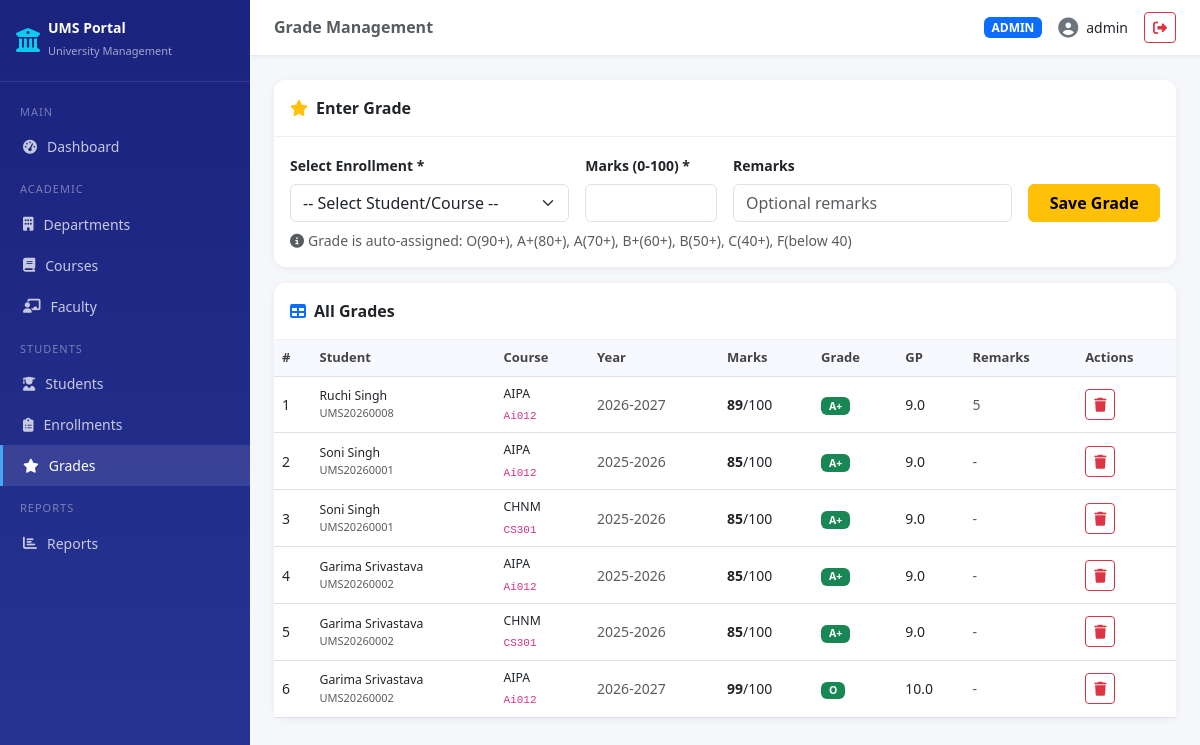
Page /grades (signed in) on the committed database.
### tables this page shows
CREATE TABLE grades (
                    grade_id       INTEGER PRIMARY KEY AUTOINCREMENT,
                    enrollment_id  INTEGER NOT NULL UNIQUE,
                    marks_obtained INTEGER,
                    grade          TEXT,
                    remarks        TEXT,
                    recorded_on    TEXT DEFAULT (datetime('now')),
                    FOREIGN KEY (enrollment_id) REFERENCES enrollments(enrollment_id) ON DELETE CASCADE
                );

CREATE TABLE students (
                    student_id     INTEGER PRIMARY KEY AUTOINCREMENT,
                    enrollment_no  TEXT NOT NULL UNIQUE,
                    first_name     TEXT NOT NULL,
                    last_name      TEXT NOT NULL,
                    email          TEXT NOT NULL UNIQUE,
                    phone          TEXT,
                    dob            TEXT,
                    gender         TEXT,
                    dept_id        INTEGER NOT NULL,
                    semester       INTEGER NOT NULL,
                    admission_year INTEGER NOT NULL,
                    status         TEXT DEFAULT 'Active',
                    created_at     TEXT DEFAULT (datetime('now')),
                    FOREIGN KEY (dept_id) REFERENCES departments(dept_id)
                );

CREATE TABLE courses (
                    course_id   INTEGER PRIMARY KEY AUTOINCREMENT,
                    course_name TEXT NOT NULL,
                    course_code TEXT NOT NULL UNIQUE,
                    credits     INTEGER NOT NULL,
                    dept_id     INTEGER NOT NULL,
                    semester    INTEGER NOT NULL,
                    FOREIGN KEY (dept_id) REFERENCES departments(dept_id)
                );

CREATE TABLE enrollments (
                    enrollment_id INTEGER PRIMARY KEY AUTOINCREMENT,
                    student_id    INTEGER NOT NULL,
                    course_id     INTEGER NOT NULL,
                    academic_year TEXT NOT NULL,
                    semester      INTEGER NOT NULL,
                    enrolled_on   TEXT DEFAULT (datetime('now')),
                    UNIQUE(student_id, course_id, academic_year),
                    FOREIGN KEY (student_id) REFERENCES students(student_id) ON DELETE CASCADE,
                    FOREIGN KEY (course_id)  REFERENCES courses(course_id)  ON DELETE CASCADE
                );

CREATE TABLE grade_lookup (
                    grade       TEXT PRIMARY KEY,
                    grade_point REAL NOT NULL,
                    min_marks   INTEGER NOT NULL,
                    max_marks   INTEGER NOT NULL
                );

### app.py (the view, shortened to what this page needs)
@app.route('/grades', methods=['GET', 'POST'])
@login_required()
def grades():
    grades_list = db.fetch_all("""
        SELECT g.*, e.academic_year,
               s.first_name||' '||s.last_name as student_name, s.enrollment_no,
               c.course_name, c.course_code, gl.grade_point
        FROM grades g
        JOIN enrollments e ON g.enrollment_id=e.enrollment_id
        JOIN students s    ON e.student_id=s.student_id
        JOIN courses c     ON e.course_id=c.course_id
        LEFT JOIN grade_lookup gl ON g.grade=gl.grade
        ORDER BY g.recorded_on DESC
    """)
    enrollments_list = db.fetch_all("""
        SELECT e.enrollment_id,
               s.first_name||' '||s.last_name as student_name,
               s.enrollment_no, c.course_name, e.academic_year
        FROM enrollments e
        JOIN students s ON e.student_id=s.student_id
        JOIN courses c  ON e.course_id=c.course_id
        LEFT JOIN grades g ON e.enrollment_id=g.enrollment_id
        WHERE g.grade_id IS NULL
    """)
    return render_template('grades.html', grades=grades_list, enrollments=enrollments_list)

### app.py (called while the page is built)
def login_required(role=None):
    def decorator(f):
        @wraps(f)
        def wrapper(*args, **kwargs):
            if 'user_id' not in session:
                flash('Please login first!', 'warning')
                return redirect(url_for('login'))
            if role and session.get('role') != role and session.get('role') != 'admin':
                flash('Access denied!', 'danger')
                return redirect(url_for('dashboard'))
            return f(*args, **kwargs)
        return wrapper
    return decorator

    def get_connection(self):
        conn = sqlite3.connect(self.db_path)
        conn.row_factory = sqlite3.Row
        conn.execute("PRAGMA foreign_keys = ON")
        return conn

    def fetch_all(self, query, params=()):
        conn = self.get_connection()
        try:
            cur = conn.execute(query, params)
            return [dict(row) for row in cur.fetchall()]
        except sqlite3.Error as e:
            raise Exception(f"Fetch error: {e}")
        finally:
            conn.close()

### templates/grades.html (shortened to what this page needs)
{% extends "base.html" %}
{% block page_title %}Grade Management{% endblock %}
{% block content %}
{% if session.role in ('admin', 'faculty') %}
<div class="card mb-3">
    <div class="card-header py-3"><i class="fas fa-star me-2 text-warning"></i>Enter Grade</div>
    <div class="card-body">
        <form method="POST" class="row g-3">
            <div class="col-md-4">
                <label class="form-label small fw-semibold">Select Enrollment *</label>
                <select name="enrollment_id" class="form-select" required>
                    <option value="">-- Select Student/Course --</option>
                </select>
            </div>
            <div class="col-md-2">
                <label class="form-label small fw-semibold">Marks (0-100) *</label>
                <input type="number" name="marks" class="form-control" min="0" max="100" required>
            </div>
            <div class="col-md-4">
                <label class="form-label small fw-semibold">Remarks</label>
                <input type="text" name="remarks" class="form-control" placeholder="Optional remarks">
            </div>
            <div class="col-md-2 d-flex align-items-end">
                <button type="submit" class="btn btn-warning w-100 fw-semibold">Save Grade</button>
            </div>
        </form>
        <small class="text-muted mt-2 d-block">
            <i class="fas fa-info-circle me-1"></i>Grade is auto-assigned: O(90+), A+(80+), A(70+), B+(60+), B(50+), C(40+), F(below 40)
        </small>
    </div>
</div>
{% endif %}
<div class="card">
    <div class="card-header py-3"><i class="fas fa-table me-2 text-primary"></i>All Grades</div>
    <div class="card-body p-0">
        <table class="table table-hover mb-0">
            <thead>
                <tr><th>#</th><th>Student</th><th>Course</th><th>Year</th><th>Marks</th><th>Grade</th><th>GP</th><th>Remarks</th><th>Actions</th></tr>
            </thead>
            <tbody>
                {% for g in grades %}
                <tr>
                    <td>{{ loop.index }}</td>
                    <td>
                        <div class="small fw-medium">{{ g.student_name }}</div>
                        <div class="text-muted" style="font-size:11px">{{ g.enrollment_no }}</div>
                    </td>
                    <td>
                        <div class="small">{{ g.course_name }}</div>
                        <code style="font-size:11px">{{ g.course_code }}</code>
                    </td>
                    <td class="text-muted small">{{ g.academic_year }}</td>
                    <td><strong>{{ g.marks_obtained }}</strong>/100</td>
                    <td>
                        <span class="badge {% if g.grade in ['O','A+','A'] %}bg-success{% elif g.grade in ['B+','B'] %}bg-primary{% elif g.grade == 'C' %}bg-warning text-dark{% else %}bg-danger{% endif %} px-2">
                            {{ g.grade }}
                        </span>
                    </td>
                    <td>{{ g.grade_point }}</td>
                    <td class="text-muted small">{{ g.remarks or '-' }}</td>
                    <td>
                        {% if session.role in ('admin', 'faculty') %}
                        <a href="{{ url_for('delete_grade', grade_id=g.grade_id) }}"
                           class="btn btn-xs btn-outline-danger btn-sm"
                           onclick="return confirm('Delete this grade?')" title="Delete">
                            <i class="fas fa-trash"></i>
                        </a>
                        {% else %}
                        -
                        {% endif %}
                    </td>
                </tr>
                {% else %}
                <tr><td colspan="9" class="text-center text-muted py-4">No grades recorded yet</td></tr>
                {% endfor %}
            </tbody>
        </table>
    </div>
</div>
{% endblock %}

### templates/base.html (style rules this page uses)
:root { --primary: #1a237e; --secondary: #283593; --accent: #42a5f5; --sidebar-width: 250px; }
body { background: #f5f7fb; font-family: 'Segoe UI', sans-serif; }
.card { border: none; border-radius: 12px; box-shadow: 0 2px 8px rgba(0,0,0,.06); }
.card-header { background: white; border-bottom: 1px solid #f0f0f0; border-radius: 12px 12px 0 0 !important; font-weight: 600; }
.table th { background: #f8f9ff; color: #444; font-weight: 600; font-size: 13px; }
.table td { font-size: 14px; vertical-align: middle; }

### rows in the picture
grades: student_name "Ruchi Singh", enrollment_no "UMS20260008", course_name "AIPA", course_code "Ai012", academic_year "2026-2027", marks_obtained "89", grade "A+", grade_point "9.0", remarks "5"
grades: student_name "Soni Singh", enrollment_no "UMS20260001", course_name "AIPA", course_code "Ai012", academic_year "2025-2026", marks_obtained "85", grade "A+", grade_point "9.0", remarks "-"
grades: student_name "Soni Singh", enrollment_no "UMS20260001", course_name "CHNM", course_code "CS301", academic_year "2025-2026", marks_obtained "85", grade "A+", grade_point "9.0", remarks "-"
grades: student_name "Garima Srivastava", enrollment_no "UMS20260002", course_name "AIPA", course_code "Ai012", academic_year "2025-2026", marks_obtained "85", grade "A+", grade_point "9.0", remarks "-"
grades: student_name "Garima Srivastava", enrollment_no "UMS20260002", course_name "CHNM", course_code "CS301", academic_year "2025-2026", marks_obtained "85", grade "A+", grade_point "9.0", remarks "-"
grades: student_name "Garima Srivastava", enrollment_no "UMS20260002", course_name "AIPA", course_code "Ai012", academic_year "2026-2027", marks_obtained "99", grade "O", grade_point "10.0", remarks "-"

### other values in the picture
{{ session.get('role', '') | upper }} "ADMIN"
{{ session.get('username', '') }} "admin"
